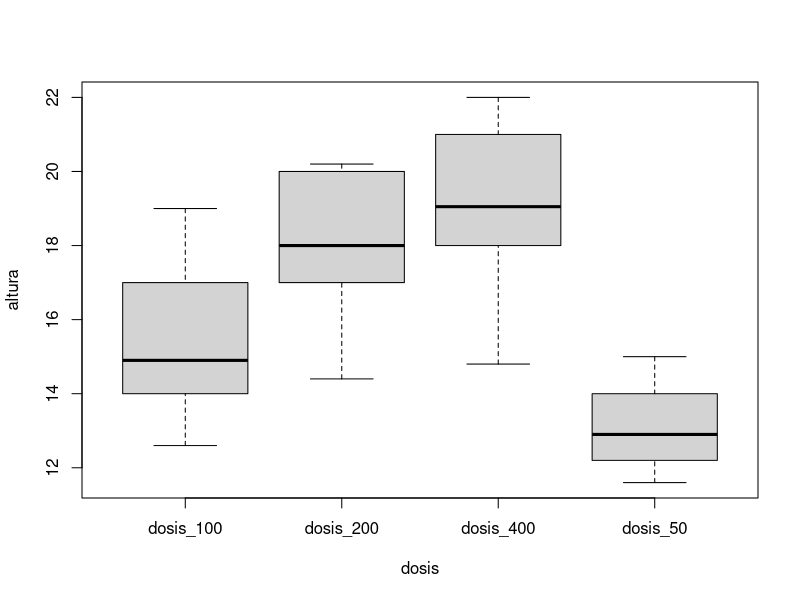
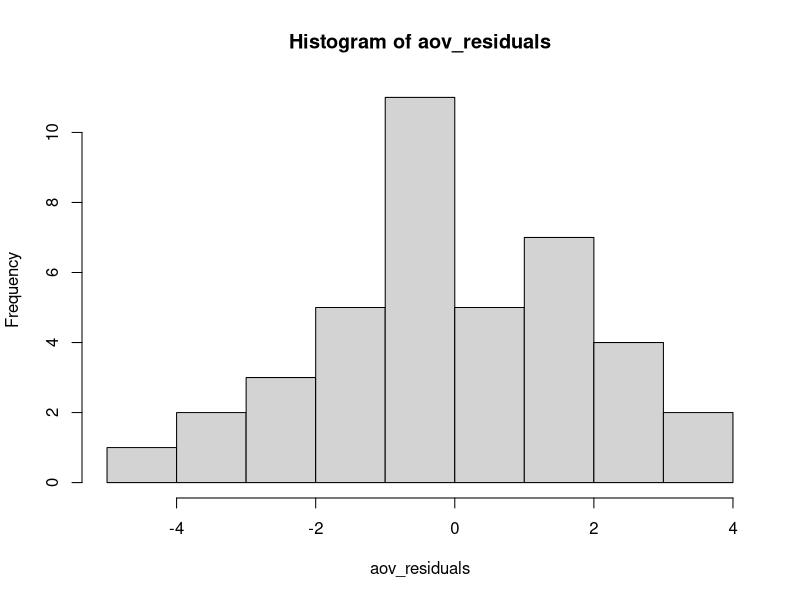
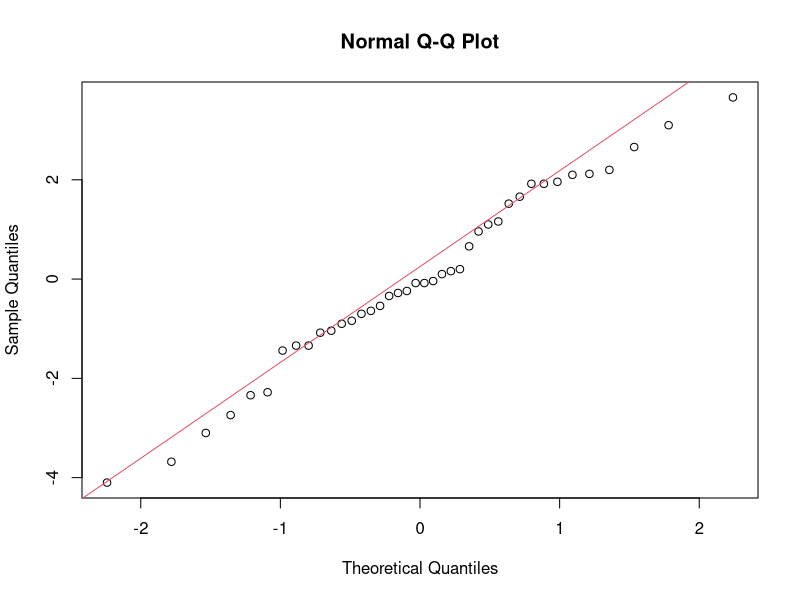

R code for these plots, in order:
## ---- chunk 1
altura <- c(12.4, 12.8, 12.2, 13, 14, 14.2, 11.6, 15, 12, 13.2, 
            16, 12.6, 14.8, 13, 14, 15, 14, 17, 18, 19, 17.8, 14.4, 
            20, 15.8, 17.0, 20.0, 19.6, 18.0, 20.2, 18.0, 21, 14.8, 
            19.1, 15.8, 18, 20, 21.1, 22, 19, 18.2)

dosis <- c(rep("dosis_50", 10), rep("dosis_100", 10), 
           rep("dosis_200", 10), rep("dosis_400", 10))

rendimiento = data.frame(altura, dosis)
rendimiento
## ---- chunk 2
summary(altura, data = rendimiento)
## ---- chunk 3
summary(altura[dosis == "dosis_100"])
## ---- chunk 4
summary(altura[dosis == "dosis_50"])
## ---- chunk 5
summary(altura[dosis == "dosis_200"])
## ---- chunk 6
summary(altura[dosis == "dosis_400"])
## ---- chunk 7
boxplot(altura ~ dosis, data = rendimiento)
## ---- chunk 8
bartlett.test(altura ~ dosis, data = rendimiento)
## ---- chunk 9
aov.out <- aov(altura ~ dosis, data = rendimiento)
summary(aov.out)
## ---- chunk 10
aov_residuals <- aov.out$residuals
hist(aov_residuals)
## ---- chunk 11
qqnorm(aov_residuals)
qqline(aov_residuals,col=2)
## ---- chunk 12
shapiro.test(x=aov_residuals)
## ---- chunk 13
TukeyHSD(aov.out, conf.level = 0.95)
